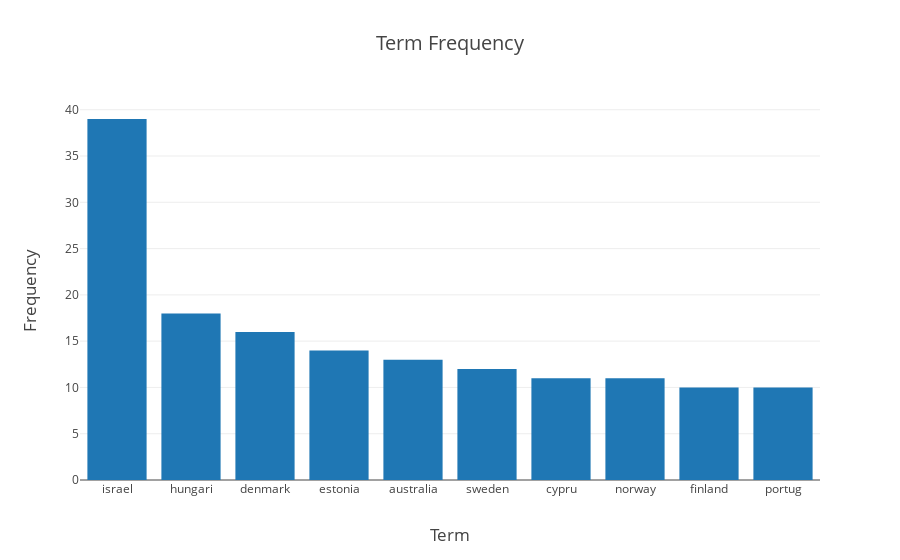

The notebook cell saved with this chart:
### Code cell
dict1 = Counter(country_mentioned_frequency)
val_counts_df = pd.DataFrame({'index':list(dict1.keys()), 'values':list(dict1.values())}).sort_values(by=['values'], ascending=False)
data = [go.Bar(
            x=val_counts_df['index'][:10],
            y=val_counts_df['values'][:10]
    )]

layout = go.Layout(
    autosize = False,
    title = "Term Frequency",
    yaxis=dict(
        title='Frequency',
        titlefont=dict(
            size=17,
        )
    ),
   
    xaxis = dict(
        title='Term',
        titlefont=dict(
            size=17,
        )
    )
)
fig = go.Figure(data=data, layout=layout)
fig['layout'].update(titlefont=dict(size=20))
iplot(fig)

### Figure 1 — Plotly figure (JSON) as saved in the notebook; plotly's stock layout.template omitted (floating-point values rounded to 4 significant figures)
{"data": [{"type": "bar", "x": ["israel", "hungari", "denmark", "estonia", "australia", "sweden", "cypru", "norway", "finland", "portug"], "y": [39, 18, 16, 14, 13, 12, 11, 11, 10, 10]}], "layout": {"autosize": false, "title": "Term Frequency", "titlefont": {"size": 20}, "xaxis": {"title": "Term", "titlefont": {"size": 17}}, "yaxis": {"title": "Frequency", "titlefont": {"size": 17}}}}
